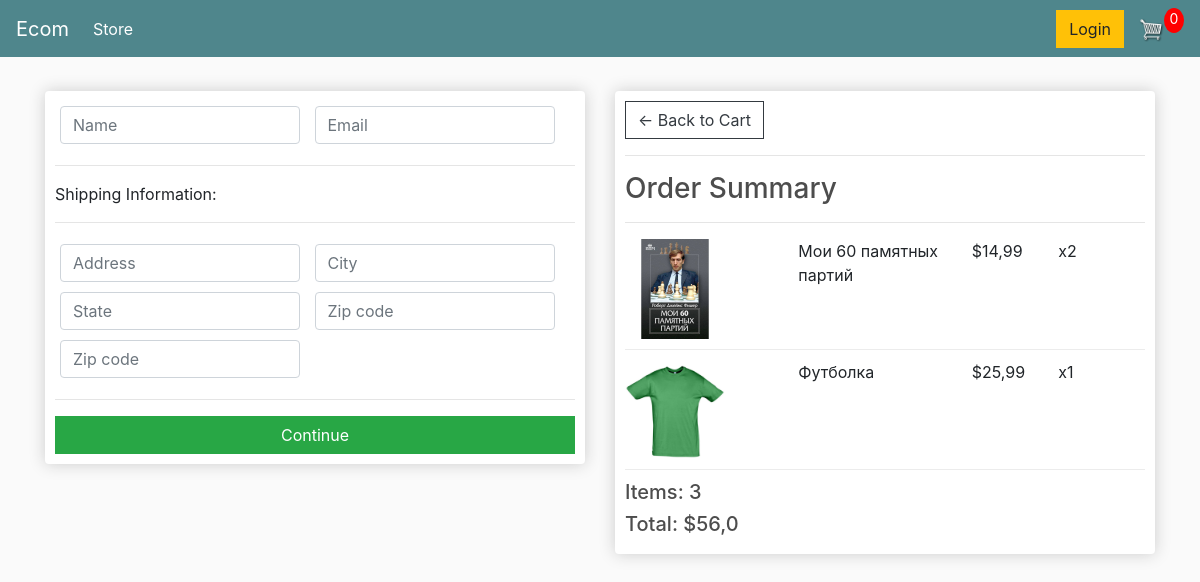
/checkout/ (signed in), run on an earlier commit of the app's database.
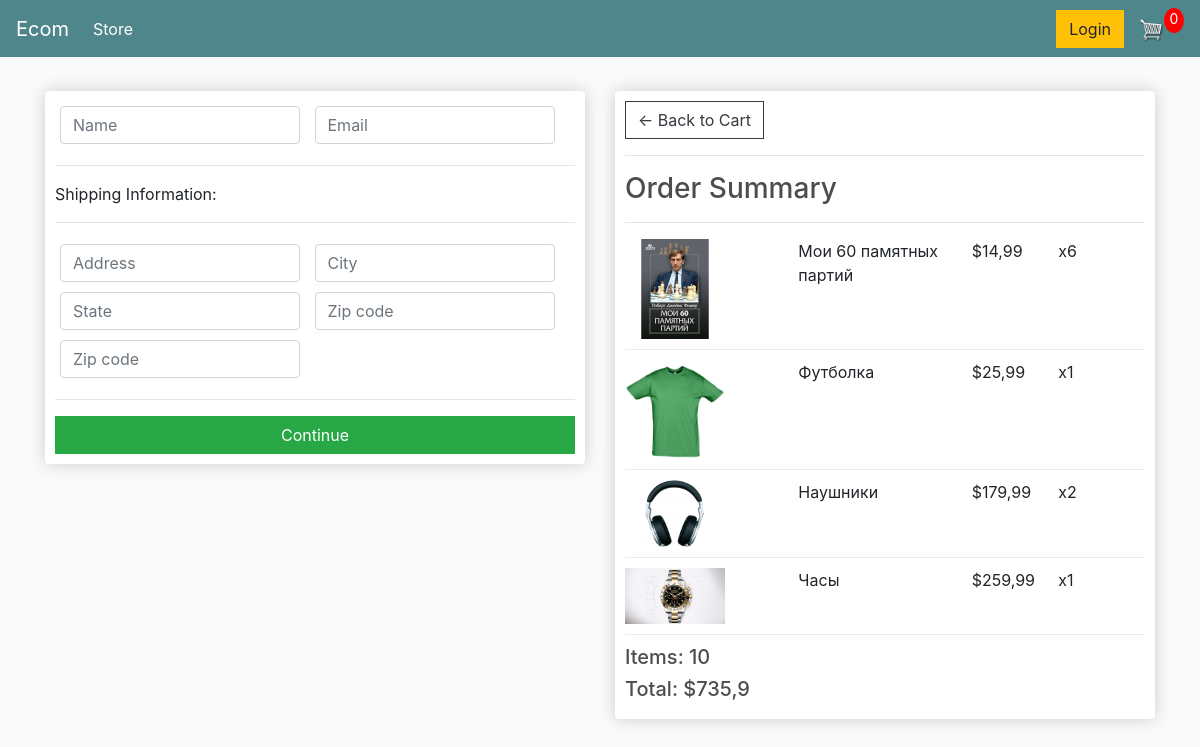
And on a later commit of the database.
### store/models.py (models this page shows, shortened)
class OrderItem(models.Model):          # Единица заказа, т.е сам продукт но с количеством
    product = models.ForeignKey(Product, on_delete=models.SET_NULL, null = True)
    order = models.ForeignKey(Order, on_delete=models.SET_NULL,null = True)
    quantity = models.IntegerField(default=0, null = True, blank=True)
    date_added = models.DateTimeField(auto_now_add=True)
    @property
    def get_total(self):
        return self.product.price * self.quantity
    class Meta:
        verbose_name = 'Составляющее заказа'
        verbose_name_plural = 'Составляющeе заказа'

class Product(models.Model):           # Продукт который покупает клиент
    name = models.CharField(max_length=200,null = True)
    price = models.FloatField()
    digital = models.BooleanField(default = False, null = True, blank = False)
    image = models.ImageField(null=True, blank=True)
    @property                   # пишем эту функцию в html при выводе фото
    def imageURL(self):         # без этой функции при отсутствии фото на какой-нибудь из записей
        try:                    # при попытке запуска сервера будет бросаться исключение
            url = self.image.url
        except:
            url = ''
        return url
    class Meta:
        verbose_name = 'Товар'
        verbose_name_plural = 'Товары'

class Order(models.Model):            # Заказ
    customer = models.ForeignKey(Customer, on_delete=models.SET_NULL, null = True, blank = True)
    date_ordered = models.DateTimeField(auto_now_add=True)
    complete = models.BooleanField(default=False, null = True, blank=False)
    transaction_id = models.CharField(max_length=200, null = True)
    @property
    def get_cart_total(self):
        orderitems = self.orderitem_set.all()   # получаем querrySet
        total = sum([item.get_total for item in orderitems])
        return total
    @property
    def get_cart_items(self):
        orderitems = self.orderitem_set.all()
        total = sum([item.quantity for item in orderitems])
        return total
    class Meta:
        verbose_name = 'Заказ'
        verbose_name_plural = 'Заказы'

### store/views.py (the view)
# urls.py: path('checkout/', views.checkout, name='checkout'),
def checkout(request):
    if request.user.is_authenticated:
        customer = request.user.customer
        order, created = Order.objects.get_or_create(customer=customer, complete=False)
        items = order.orderitem_set.all()
    else:
        items = []
        order = {'get_cart_total': 0, 'get_cart_items': 0}
    context = {'items': items, 'order': order}
    return render(request, 'store/checkout.html', context)

### store/templates/store/checkout.html (shortened to what this page needs)
{% extends 'store/base.html' %}
{% load static %}
{% block content %}
     <div class="row">
		<div class="col-lg-6">
			<div class="box-element" id="form-wrapper">
				<form id="form">
					<div id="user-info">
						<div class="form-field">
							<input required class="form-control" type="text" name="name" placeholder="Name">
						</div>
						<div class="form-field">
							<input required class="form-control" type="email" name="email" placeholder="Email">
						</div>
					</div>
					<div id="shipping-info">
						<hr>
						<p>Shipping Information:</p>
						<hr>
						<div class="form-field">
							<input class="form-control" type="text" name="address" placeholder="Address">
						</div>
						<div class="form-field">
							<input class="form-control" type="text" name="city" placeholder="City">
						</div>
						<div class="form-field">
							<input class="form-control" type="text" name="state" placeholder="State">
						</div>
						<div class="form-field">
							<input class="form-control" type="text" name="zipcode" placeholder="Zip code">
						</div>
						<div class="form-field">
							<input class="form-control" type="text" name="country" placeholder="Zip code">
						</div>
					</div>
					<hr>
					<input id="form-button" class="btn btn-success btn-block" type="submit" value="Continue">
				</form>
			</div>
			<br>
		</div>
		<div class="col-lg-6">
			<div class="box-element">
				<a  class="btn btn-outline-dark" href="{% url 'cart' %}">&#x2190; Back to Cart</a>
				<hr>
				<h3>Order Summary</h3>
				<hr>
				{% for item in items %}
				<div class="cart-row">
					<div style="flex:2"><img class="row-image" src="{{ item.product.imageURL }}"></div>
					<div style="flex:2"><p>{{ item.product.name}}</p></div>
					<div style="flex:1"><p>${{ item.product.price }}</p></div>
					<div style="flex:1"><p>x{{ item.quantity }}</p></div>
				</div>
					{% endfor %}
				<h5>Items:   {{order.get_cart_items|floatformat}}</h5>
				<h5>Total:   ${{order.get_cart_total|floatformat}}</h5>
			</div>
		</div>
	</div>
{% endblock content %}

What changed in the data, as far as the page shows it:
changed OrderItem "Мои 60 памятных партий": quantity "2" → "6"
added OrderItem: product.imageURL (picture), product.name "Наушники", product.price "179,99", quantity "2"
added OrderItem: product.imageURL (picture), product.name "Часы", product.price "259,99", quantity "1"
changed through a linked row, Order: get_cart_items "3" → "10"; get_cart_total "56,0" → "735,9"
